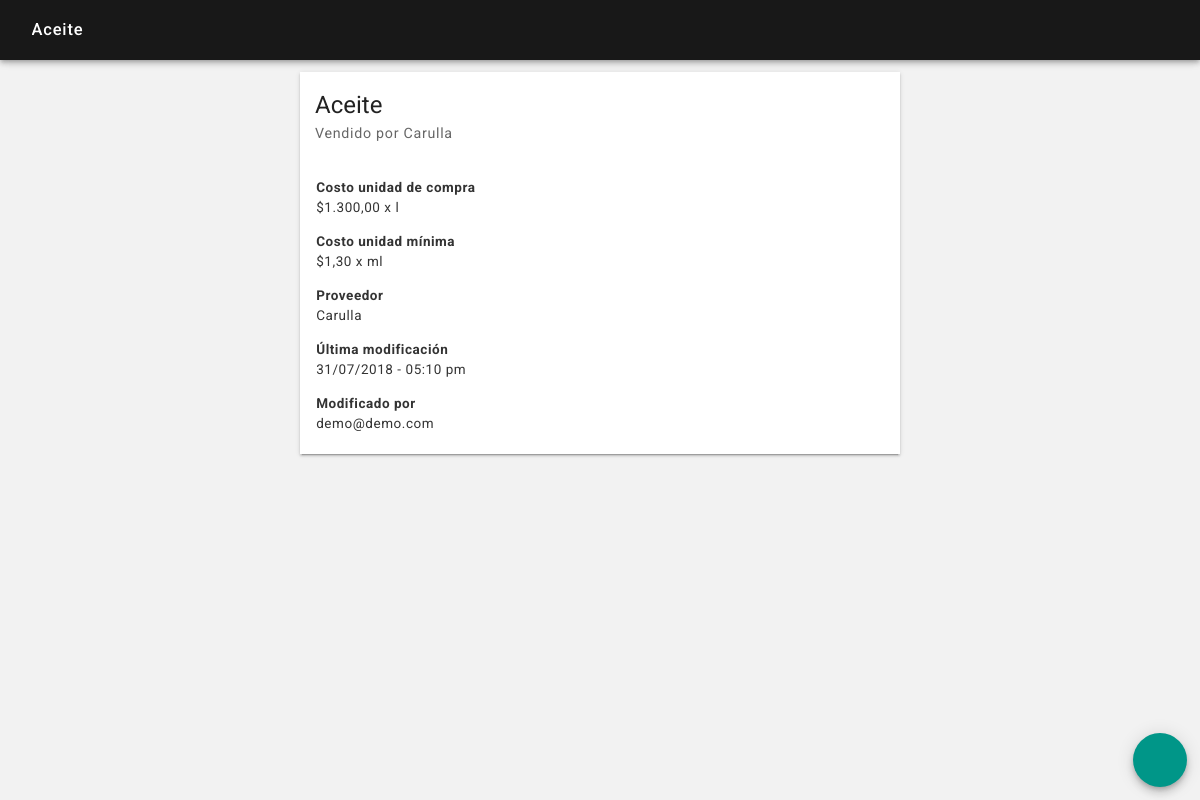
Screenshot of /componentes_detalle.php?id=2&componente=aceite (signed in) with the database file from the repository.
### tables this page shows
CREATE TABLE `componentes` (
  `id` int(15) NOT NULL,
  `fecha` datetime NOT NULL,
  `usuario` int(15) NOT NULL,
  `unidad` varchar(50) NOT NULL,
  `unidad_compra` varchar(50) NOT NULL,
  `componente` varchar(255) NOT NULL,
  `costo_unidad` varchar(15) NOT NULL,
  `costo_unidad_compra` varchar(15) NOT NULL,
  `proveedor` int(15) NOT NULL
);

CREATE TABLE `proveedores` (
  `id` int(15) NOT NULL,
  `fecha` datetime NOT NULL,
  `usuario` int(15) NOT NULL,
  `proveedor` varchar(255) NOT NULL,
  `documento_tipo` varchar(30) NOT NULL,
  `documento` varchar(30) NOT NULL,
  `correo` varchar(255) NOT NULL,
  `telefono` varchar(15) NOT NULL,
  `direccion` varchar(255) NOT NULL,
  `imagen` varchar(2) NOT NULL,
  `imagen_nombre` varchar(50) NOT NULL
);

CREATE TABLE `usuarios` (
  `id` int(15) NOT NULL,
  `fecha` datetime NOT NULL,
  `usuario` int(15) NOT NULL,
  `correo` varchar(50) NOT NULL,
  `contrasena` varchar(50) NOT NULL,
  `nombres` varchar(100) NOT NULL,
  `apellidos` varchar(100) NOT NULL,
  `tipo` varchar(50) NOT NULL,
  `local` int(15) NOT NULL,
  `imagen` varchar(2) NOT NULL,
  `imagen_nombre` varchar(50) NOT NULL
);

### componentes_detalle.php (the view, shortened to what this page needs)
<?php
include ("sis/nombre_sesion.php");
?>
<?php
if(isset($_POST['id'])) $id = $_POST['id']; elseif(isset($_GET['id'])) $id = $_GET['id']; else $id = null;
if(isset($_POST['componente'])) $componente = $_POST['componente']; elseif(isset($_GET['componente'])) $componente = $_GET['componente']; else $componente = null;
if(isset($_POST['body_snack'])) $body_snack = $_POST['body_snack']; elseif(isset($_GET['body_snack'])) $body_snack = $_GET['body_snack']; else $body_snack = null;
?>
<!DOCTYPE html>
<html lang="es">
<head>
    <?php
    include ("partes/head.php");
    ?>
</head>
<body <?php echo $body_snack; ?>>
<header class="rdm-toolbar--contenedor">
    <div class="rdm-toolbar--fila">
        <div class="rdm-toolbar--izquierda">
            <h2 class="rdm-toolbar--titulo"><?php echo ucfirst("$componente"); ?></h2>
        </div>
    </div>
</header>
<main class="rdm--contenedor-toolbar">
    <?php
    $consulta = $conexion->query("SELECT * FROM componentes WHERE id = '$id'");
    if ($consulta->num_rows == 0)
    {
        ?>
        <div class="rdm-vacio--caja">
            <i class="zmdi zmdi-alert-circle-o zmdi-hc-4x"></i>
            <p class="rdm-tipografia--subtitulo1">Esta componente ya no existe</p>
        </div>
        <?php
    }
    else
    {
        while ($fila = $consulta->fetch_assoc())
        {
            $id_componente = $fila['id'];
            $fecha = date('d/m/Y', strtotime($fila['fecha']));
            $hora = date('h:i a', strtotime($fila['fecha']));
            $usuario = $fila['usuario'];
            $unidad = $fila['unidad'];
            $unidad_compra = $fila['unidad_compra'];
            $componente = $fila['componente'];
            $costo_unidad = $fila['costo_unidad'];
            $costo_unidad_compra = $fila['costo_unidad_compra'];
            $proveedor = $fila['proveedor'];
            $consulta_proveedor = $conexion->query("SELECT * FROM proveedores WHERE id = '$proveedor'");
            if ($fila = $consulta_proveedor->fetch_assoc())
            {
                $proveedor = $fila['proveedor'];
            }
            else
            {
                $proveedor = "No se ha asignado un proveedor";
            }
            $consulta_usuario = $conexion->query("SELECT * FROM usuarios WHERE id = '$usuario'");
            if ($fila = $consulta_usuario->fetch_assoc())
            {
                $usuario = $fila['correo'];
            }
            ?>
            <section class="rdm-tarjeta">
                <div class="rdm-tarjeta--primario-largo">
                    <h1 class="rdm-tarjeta--titulo-largo"><?php echo ucfirst("$componente"); ?></h1>
                    <h2 class="rdm-tarjeta--subtitulo-largo">Vendido por <?php echo ucfirst($proveedor) ?></h2>
                </div>
                <div class="rdm-tarjeta--cuerpo">
                    <p><b>Costo unidad de compra</b> <br>$<?php echo number_format($costo_unidad_compra, 2, ",", "."); ?> x <?php echo ("$unidad_compra"); ?></p>
                    <p><b>Costo unidad mínima</b> <br>$<?php echo number_format($costo_unidad, 2, ",", "."); ?> x <?php echo ("$unidad"); ?></p>
                    <p><b>Proveedor</b> <br><?php echo ucfirst("$proveedor"); ?></p>
                    <p><b>Última modificación</b> <br><?php echo ucfirst("$fecha"); ?> - <?php echo ucfirst("$hora"); ?></p>
                    <p><b>Modificado por</b> <br><?php echo ("$usuario"); ?></p>
                </div>
            </section>
            <?php
        }
    }
    ?>
</main>
<footer>
    <a href="componentes_editar.php?id=<?php echo "$id_componente"; ?>"><button class="rdm-boton--fab" ><i class="zmdi zmdi-edit zmdi-hc-2x"></i></button></a>
</footer>
</body>
</html>

### css/estilos.css (style rules this page uses)
body { background-color: rgba(0, 0, 0, 0.05); color: #222; font-family: 'Roboto', sans-serif, arial; font-size: 15px; font-weight: 300; margin: 0; }
a { color: inherit; text-decoration: none; outline: none; }
.rdm--contenedor-toolbar, .rdm--contenedor-toolbar-tabs { box-sizing: border-box; margin: 0 auto; max-width: 600px; width: 95%; margin-top: 4.5rem; }
.rdm--contenedor-toolbar, .rdm--contenedor-zona { box-sizing: border-box; margin: 0 auto; max-width: 600px; width: 95%; margin-top: 4.5rem; }

### css/toolbar.css (style rules this page uses)
.rdm-toolbar--contenedor { box-shadow: 0px 2px 4px -1px rgba(0, 0, 0, 0.2), 0px 4px 5px 0px rgba(0, 0, 0, 0.14), 0px 1px 10px 0px rgba(0, 0, 0, 0.12); box-sizing: border-box; color: #fff; left: 0; position: fixed; top: 0; width: 100%; z-index: 1; }
.rdm-toolbar--fila, .rdm-toolbar--fila-tab { background-color: rgba(0,0,0,0.9); align-items: center; display: flex; justify-content: space-between; padding: 1em; height: 2em; }
.rdm-toolbar--izquierda, .rdm-toolbar--centro, .rdm-toolbar--derecha { display: flex; align-items: center; }
.rdm-toolbar--titulo, .rdm-toolbar--titulo-centro, .rdm-toolbar--texto-secundario { font-size: 1.1em; font-weight: 500; letter-spacing: 0.05em; line-height: 1.5em; margin: 0 0 0 1em; max-width: 240px; white-space: nowrap; overflow: hidden; text-overflow: ellipsis; }

### css/botones.css (style rules this page uses)
button { border-radius: 0.2em; border: none; box-shadow: 0px 3px 1px -2px rgba(0, 0, 0, 0.2), 0px 2px 2px 0px rgba(0, 0, 0, 0.14), 0px 1px 5px 0px rgba(0, 0, 0, 0.12); box-sizing: border-box; color: rgba(255, 255, 255, 1); display: inline-block; font-family: 'Roboto', sans-serif, arial; font-size: 0.9em; font-weight: 500; letter-spacing: 0.05em; outline: none; padding: 1em 1em 0.9em 1em; text-align: center; text-decoration: none; text-transform: uppercase; transition: 250ms linear; vertical-align: middle; }
.rdm-boton--fab { background-color: #009688; border-radius: 50%; bottom: 1em; box-shadow: 0px 3px 5px -1px rgba(0, 0, 0, 0.2), 0px 6px 10px 0px rgba(0, 0, 0, 0.14), 0px 1px 18px 0px rgba(0, 0, 0, 0.12); height: 4em; position: fixed; right: 1em; width: 4em; z-index: 200; }

### css/tarjetas.css (style rules this page uses)
.rdm-tarjeta, .rdm-tarjeta--zona { background-color: #fff; box-sizing: border-box; margin: 0 auto; width: 100%; margin-bottom: 1em; box-shadow: 0px 3px 1px -2px rgba(0, 0, 0, 0.2), 0px 2px 2px 0px rgba(0, 0, 0, 0.14), 0px 1px 5px 0px rgba(0, 0, 0, 0.12); }
.rdm-tarjeta--primario, .rdm-tarjeta--primario-largo { display: flex; align-items: center; padding: 1em; }
.rdm-tarjeta--primario-largo { display: block; }
.rdm-tarjeta--titulo, .rdm-tarjeta--subtitulo, .rdm-tarjeta--subtitulo-largo, .rdm-tarjeta--dashboard-subtitulo { font-size: 0.95em; font-weight: 500; letter-spacing: 0.05em; line-height: 1.5em; margin: 0; margin-left: 1em; }
.rdm-tarjeta--titulo-largo { font-size: 1.6em; font-weight: 400; letter-spacing: normal; line-height: 1.5em; margin: 0; }
.rdm-tarjeta--subtitulo, .rdm-tarjeta--subtitulo-largo { color: rgba(0, 0, 0, 0.6); font-weight: 400; line-height: 1.5em; margin: 0; }
.rdm-tarjeta--cuerpo, .rdm-tarjeta--dashboard-cuerpo { box-sizing: border-box; color: rgba(0, 0, 0, 0.8); font-size: 0.9em; font-weight: 400; letter-spacing: 0.04em; line-height: 1.5em; margin-top: -0.2em; padding-top: 0; padding: 0.5em 1.2em; }

### css/formularios.css (style rules this page uses)
input, button, textarea { appearance: none; outline: none; -webkit-appearance: none; }

### rows the page displays
componentes: componente "Aceite", proveedores.proveedor "Carulla", costo_unidad_compra "1.300,00", unidad_compra "l", costo_unidad "1,30", unidad "ml", fecha "31/07/2018", fecha "05:10 pm", usuarios.correo "demo@demo.com"
